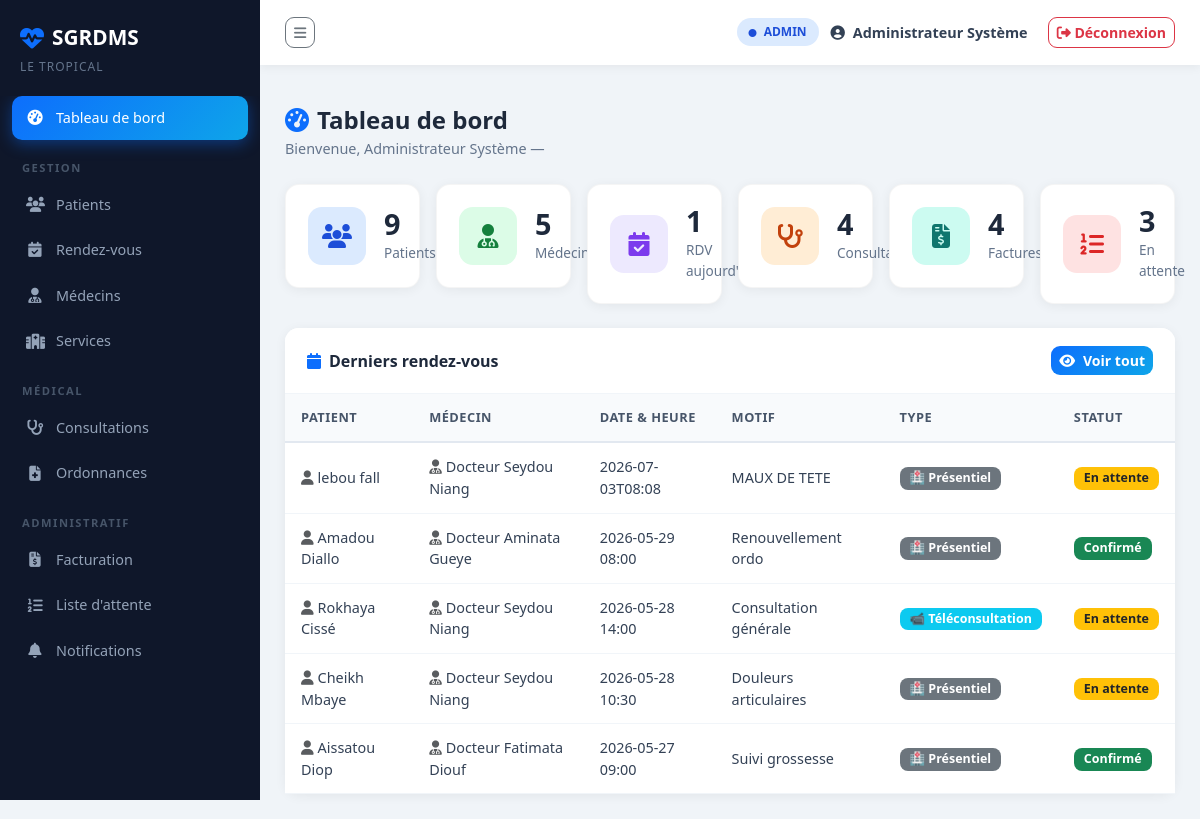
The page /dashboard (signed in) on the database its author committed.
### tables this page shows
CREATE TABLE RENDEZ_VOUS (
    id_rdv      INTEGER PRIMARY KEY AUTOINCREMENT,
    date_heure  TEXT    NOT NULL,   -- format YYYY-MM-DD HH:MM
    motif       TEXT,
    statut      TEXT    NOT NULL DEFAULT 'en_attente'
                    CHECK(statut IN ('en_attente','confirme','annule','termine')),
    type        TEXT    NOT NULL DEFAULT 'presentiel'
                    CHECK(type IN ('presentiel','teleconsultation')),
    id_patient  INTEGER NOT NULL,
    id_medecin  INTEGER NOT NULL,
    FOREIGN KEY (id_patient) REFERENCES PATIENT(id_patient),
    FOREIGN KEY (id_medecin) REFERENCES MEDECIN(id_medecin)
);

### app.py (the view)
@app.route("/dashboard")
@login_required
def dashboard():
    conn = get_db()
    stats = {
        "patients"     : conn.execute("SELECT COUNT(*) FROM PATIENT").fetchone()[0],
        "medecins"     : conn.execute("SELECT COUNT(*) FROM MEDECIN").fetchone()[0],
        "rdv_today"    : conn.execute(
            "SELECT COUNT(*) FROM RENDEZ_VOUS WHERE date_heure LIKE ? AND statut != 'annule'",
            (f"{__import__('datetime').date.today()}%",)
        ).fetchone()[0],
        "consultations": conn.execute("SELECT COUNT(*) FROM CONSULTATION").fetchone()[0],
        "factures"     : conn.execute("SELECT COUNT(*) FROM FACTURE").fetchone()[0],
        "en_attente"   : conn.execute(
            "SELECT COUNT(*) FROM LISTE_ATTENTE WHERE statut = 'en_attente'"
        ).fetchone()[0],
    }
    rdv_today = conn.execute("""
        SELECT r.id_rdv, r.date_heure, r.motif, r.statut, r.type,
               p.prenom || ' ' || p.nom AS patient,
               m.prenom || ' ' || m.nom AS medecin
        FROM RENDEZ_VOUS r
        JOIN PATIENT p ON r.id_patient = p.id_patient
        JOIN MEDECIN m ON r.id_medecin = m.id_medecin
        ORDER BY r.date_heure DESC
        LIMIT 5
    """).fetchall()
    conn.close()
    return render_template("dashboard.html", stats=stats, rdv_today=rdv_today)

### app.py (called while the page is built)
def get_db():
    conn = sqlite3.connect(DB_PATH)
    conn.row_factory = sqlite3.Row
    conn.execute("PRAGMA foreign_keys = ON")
    return conn

def login_required(f):
    from functools import wraps
    @wraps(f)
    def decorated(*args, **kwargs):
        if "user" not in session:
            flash("Veuillez vous connecter.", "warning")
            return redirect(url_for("login"))
        return f(*args, **kwargs)
    return decorated

### templates/dashboard.html (shortened to what this page needs)
{% extends "base.html" %}
{% block content %}
<div class="page-header">
    <div>
        <h2><i class="fas fa-tachometer-alt me-2 text-primary"></i>Tableau de bord</h2>
        <p>Bienvenue, {{ session.nom }} — {{ now if now else '' }}</p>
    </div>
</div>
<div class="row g-3 mb-4">
    <div class="col-xl-2 col-md-4 col-6">
        <div class="stat-card">
            <div class="stat-icon blue"><i class="fas fa-users"></i></div>
            <div class="stat-info">
                <h3>{{ stats.patients }}</h3>
                <p>Patients</p>
            </div>
        </div>
    </div>
    <div class="col-xl-2 col-md-4 col-6">
        <div class="stat-card">
            <div class="stat-icon green"><i class="fas fa-user-md"></i></div>
            <div class="stat-info">
                <h3>{{ stats.medecins }}</h3>
                <p>Médecins</p>
            </div>
        </div>
    </div>
    <div class="col-xl-2 col-md-4 col-6">
        <div class="stat-card">
            <div class="stat-icon purple"><i class="fas fa-calendar-check"></i></div>
            <div class="stat-info">
                <h3>{{ stats.rdv_today }}</h3>
                <p>RDV aujourd'hui</p>
            </div>
        </div>
    </div>
    <div class="col-xl-2 col-md-4 col-6">
        <div class="stat-card">
            <div class="stat-icon orange"><i class="fas fa-stethoscope"></i></div>
            <div class="stat-info">
                <h3>{{ stats.consultations }}</h3>
                <p>Consultations</p>
            </div>
        </div>
    </div>
    <div class="col-xl-2 col-md-4 col-6">
        <div class="stat-card">
            <div class="stat-icon teal"><i class="fas fa-file-invoice-dollar"></i></div>
            <div class="stat-info">
                <h3>{{ stats.factures }}</h3>
                <p>Factures</p>
            </div>
        </div>
    </div>
    <div class="col-xl-2 col-md-4 col-6">
        <div class="stat-card">
            <div class="stat-icon red"><i class="fas fa-list-ol"></i></div>
            <div class="stat-info">
                <h3>{{ stats.en_attente }}</h3>
                <p>En attente</p>
            </div>
        </div>
    </div>
</div>
<div class="card">
    <div class="card-header d-flex justify-content-between align-items-center">
        <span><i class="fas fa-calendar me-2 text-primary"></i>Derniers rendez-vous</span>
        <a href="{{ url_for('rdv_liste') }}" class="btn btn-sm btn-primary">
            <i class="fas fa-eye me-1"></i> Voir tout
        </a>
    </div>
    <div class="card-body p-0">
        <div class="table-responsive">
            <table class="table">
                <thead>
                    <tr>
                        <th>Patient</th>
                        <th>Médecin</th>
                        <th>Date & Heure</th>
                        <th>Motif</th>
                        <th>Type</th>
                        <th>Statut</th>
                    </tr>
                </thead>
                <tbody>
                    {% for rdv in rdv_today %}
                    <tr>
                        <td><i class="fas fa-user me-1 text-muted"></i>{{ rdv.patient }}</td>
                        <td><i class="fas fa-user-md me-1 text-muted"></i>{{ rdv.medecin }}</td>
                        <td>{{ rdv.date_heure }}</td>
                        <td>{{ rdv.motif or '—' }}</td>
                        <td>
                            {% if rdv.type == 'teleconsultation' %}
                                <span class="badge bg-info">📹 Téléconsultation</span>
                            {% else %}
                                <span class="badge bg-secondary">🏥 Présentiel</span>
                            {% endif %}
                        </td>
                        <td>
                            {% if rdv.statut == 'confirme' %}
                                <span class="badge bg-success">Confirmé</span>
                            {% elif rdv.statut == 'en_attente' %}
                                <span class="badge bg-warning text-dark">En attente</span>
                            {% elif rdv.statut == 'annule' %}
                                <span class="badge bg-danger">Annulé</span>
                            {% else %}
                                <span class="badge bg-secondary">Terminé</span>
                            {% endif %}
                        </td>
                    </tr>
                    {% endfor %}
                </tbody>
            </table>
        </div>
    </div>
</div>
{% endblock %}

### static/css/style.css (style rules this page uses)
:root { --primary: #0d6efd; --success: #198754; --sidebar-w: 260px; --topbar-h: 65px; --bg: #f0f4f8; --sidebar-bg: #0f172a; --card-radius: 14px; }
* { box-sizing: border-box; }
body { font-family: 'Segoe UI', sans-serif; background: var(--bg); margin: 0; overflow-x: hidden; }
.page-header { display: flex; align-items: center; justify-content: space-between; margin-bottom: 25px; }
.page-header h2 { font-size: 1.5rem; font-weight: 700; color: #1e293b; margin: 0; }
.page-header p { color: #64748b; margin: 3px 0 0; font-size: 0.9rem; }
.stat-card { background: white; border-radius: var(--card-radius); padding: 22px; display: flex; align-items: center; gap: 18px; box-shadow: 0 2px 12px rgba(0,0,0,0.06); transition: transform 0.2s, box-shadow 0.2s; border: 1px solid rgba(0,0,0,0.04); }
.stat-icon { width: 58px; height: 58px; border-radius: 14px; display: flex; align-items: center; justify-content: center; font-size: 1.5rem; flex-shrink: 0; }
.stat-icon.blue { background: #dbeafe; color: #1d4ed8; }
.stat-icon.green { background: #dcfce7; color: #15803d; }
.stat-icon.purple { background: #ede9fe; color: #7c3aed; }
.stat-icon.orange { background: #ffedd5; color: #c2410c; }
.stat-icon.teal { background: #ccfbf1; color: #0f766e; }
.stat-icon.red { background: #fee2e2; color: #dc2626; }
.stat-info h3 { font-size: 1.8rem; font-weight: 800; color: #1e293b; margin: 0; line-height: 1; }
.stat-info p { color: #64748b; margin: 4px 0 0; font-size: 0.85rem; }
.card { border: none; border-radius: var(--card-radius); box-shadow: 0 2px 12px rgba(0,0,0,0.06); }
.card-header { background: white; border-bottom: 1px solid #f1f5f9; border-radius: var(--card-radius) var(--card-radius) 0 0 !important; padding: 18px 22px; font-weight: 700; color: #1e293b; }
.table { margin: 0; }
.table thead th { background: #f8fafc; color: #475569; font-size: 0.8rem; font-weight: 700; text-transform: uppercase; letter-spacing: 0.5px; border-bottom: 2px solid #e2e8f0; padding: 14px 16px; }
.table tbody td { padding: 13px 16px; vertical-align: middle; color: #334155; font-size: 0.9rem; border-bottom: 1px solid #f1f5f9; }
.badge { border-radius: 8px; padding: 5px 10px; font-size: 0.78rem; font-weight: 600; }
.btn { border-radius: 9px; font-weight: 600; font-size: 0.88rem; }
.btn-primary { background: linear-gradient(135deg, #0d6efd, #0ea5e9); border: none; }

### rows shown on the page
RENDEZ_VOUS: patient "lebou fall", medecin "Docteur Seydou Niang", date_heure "2026-07-03T08:08", motif "MAUX DE TETE", type "🏥 Présentiel", statut "En attente"
RENDEZ_VOUS: patient "Amadou Diallo", medecin "Docteur Aminata Gueye", date_heure "2026-05-29 08:00", motif "Renouvellement ordo", type "🏥 Présentiel", statut "Confirmé"
RENDEZ_VOUS: patient "Rokhaya Cissé", medecin "Docteur Seydou Niang", date_heure "2026-05-28 14:00", motif "Consultation générale", type "📹 Téléconsultation", statut "En attente"
RENDEZ_VOUS: patient "Cheikh Mbaye", medecin "Docteur Seydou Niang", date_heure "2026-05-28 10:30", motif "Douleurs articulaires", type "🏥 Présentiel", statut "En attente"
RENDEZ_VOUS: patient "Aissatou Diop", medecin "Docteur Fatimata Diouf", date_heure "2026-05-27 09:00", motif "Suivi grossesse", type "🏥 Présentiel", statut "Confirmé"

### other values the page prints
{{ session.role | upper }} "ADMIN"
{{ session.nom }} "Administrateur Système"
{{ stats.patients }} "9"
{{ stats.medecins }} "5"
{{ stats.rdv_today }} "1"
{{ stats.consultations }} "4"
{{ stats.factures }} "4"
{{ stats.en_attente }} "3"
